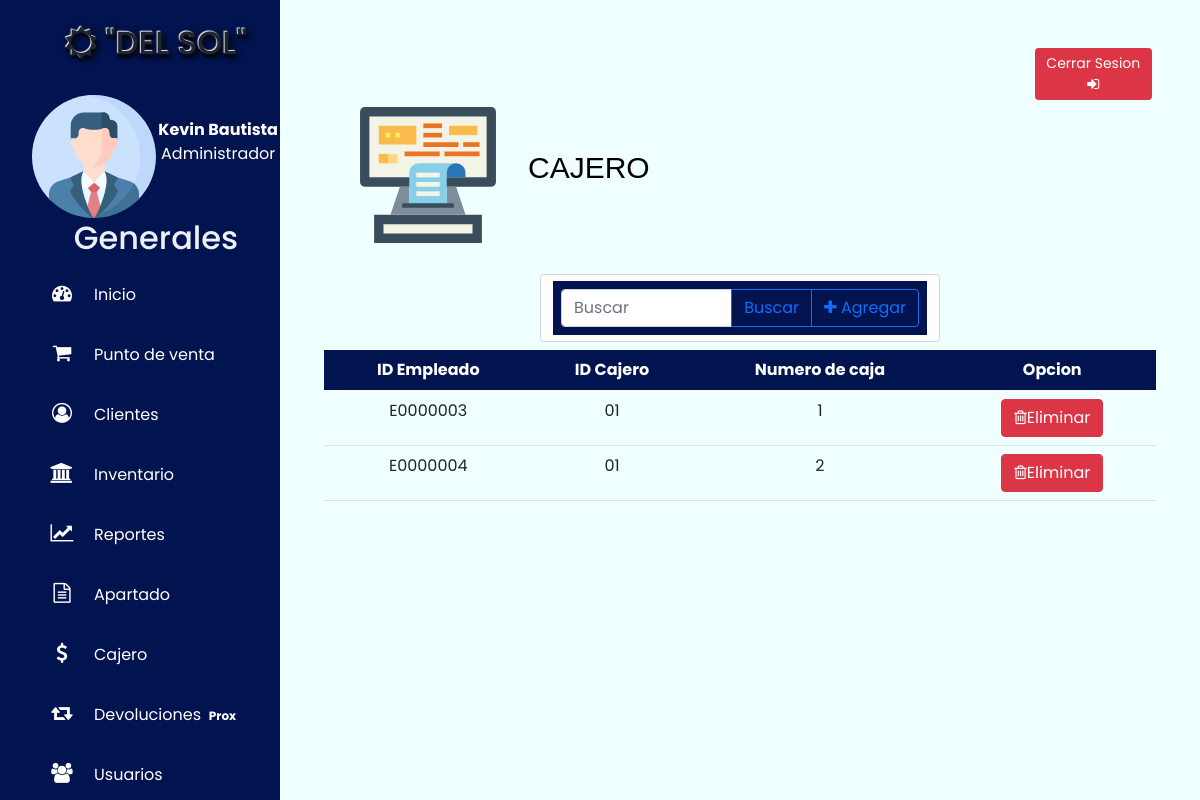
The app's page /src/vista/caja-admin.php (signed in) with its own data.
### tables this page shows
CREATE TABLE `cajero` (
  `id_empleado` varchar(8) NOT NULL,
  `id_cajero` varchar(2) NOT NULL,
  `num_caja` int DEFAULT NULL,
  PRIMARY KEY (`id_empleado`,`id_cajero`),
  CONSTRAINT `cajero_ibfk_1` FOREIGN KEY (`id_empleado`) REFERENCES `empleado` (`id_empleado`)
);

### src/modelo/Conexion.php (called while the page is built, shortened)
<?php
	class Conexion{
		private $conexion;
		public function __construct($servidor, $bd, $usuario, $password){
			$this->conexion=mysqli_connect($servidor,$usuario,$password,$bd);
			$selBD = mysqli_select_db($this->conexion,$bd);
		}
		public function ejecutar($query){
			return mysqli_query($this->conexion,$query);
		}
	}
?>

### src/modelo/Data.php (called while the page is built, shortened)
<?php
require_once "Conexion.php";
require_once "Cajero.php";
class Data{
    private $con;
    public function __construct(){
        $this->con = new Conexion("localhost","zapateriadelsol","pma","hola0123456");
    }
    public function getCajeros(){
        $cajeros = array();
        $query = "SELECT * FROM cajero";
        $res = $this->con->ejecutar($query);
        while($reg = mysqli_fetch_array($res)){
            $c = new Cajero($reg[0],$reg[1],$reg[2]);
            array_push($cajeros,$c);
        }
        return $cajeros;
    }
}
?>

### src/modelo/Cajero.php (called while the page is built)
<?php
class Cajero{
    private $ide;
    private $idc;
    private $numcaja;
    public function __construct($ide, $idc, $numcaja){
        $this->ide = $ide;
        $this->idc = $idc;
        $this->numcaja = $numcaja;
    }
    public function getIdEmpleado(){
        return $this->ide;
    }
    public function getIdCajero(){
        return $this->idc;
    }
    public function getNumCaja(){
        return $this->numcaja;
    }
}
?>

### src/vista/caja-admin.php (the view, shortened to what this page needs)
<?php
    include "../modelo/Data.php";
    $d=new Data();
?>
<!DOCTYPE html>
<html>
<head>
    <link href="https://cdn.jsdelivr.net/npm/bootstrap@5.0.0-beta3/dist/css/bootstrap.min.css" rel="stylesheet">
    <link rel="stylesheet" href="https://cdnjs.cloudflare.com/ajax/libs/font-awesome/4.7.0/css/font-awesome.css" />
    <link rel="stylesheet" type="text/css" href="../Style/Acaja.css">
    <link rel="stylesheet" href="//malihu.github.io/custom-scrollbar/jquery.mCustomScrollbar.min.css">
</head>
<body >
    <div class="wrapper">
     <?php include "menulateral.php"; ?>
     <div class="main_content container-responsive">
            <div class="cuerpo" style="">
               <div class="container p-5">
                <div class="row">
                    <div class="col-12 col-sm-10"></div>
                    <div class="sesion col-12 col-sm-2 "><a href="../controlador/salir.php">
                        <span class=" btn btn-danger btn-sm" type="submit"> Cerrar Sesion
                            <i class="fa fa-sign-in" aria-hidden="true"></i>
                        </span></a>
                    </div>
                    <div class=" col-12">
                        <img src="../imgZ/caja.svg" class="imgR" width="200" height="150" alt="avatar">
                        <p><br>CAJERO</p>
                    </div>
                    <div class="col-12 col-md-3"></div>
                    <div class="col-12 col-md-6"><br>
                        <form action="buscarC.php" method="get" class="form-control">
                            <div class="responsive input-group">
                                <input type="text" name="busqueda" class="form-control" placeholder="Buscar">
                                <input type="submit"  class="input-group-addon btn btn-outline-primary " value="Buscar">
                                <a href="AgregarC.php" type="button" class=" btn btn-outline-primary " > <i class="fa fa-plus" aria-hidden="true"></i> Agregar </a>
                            </div>
                        </form>
                    </div>
                    <div class="col-12 col-md-3"></div>
                    <div class="table-responsive">
                        <table class="table table-hover">
                              <thead class="thead-dark">
                                <tr>
                                  <th scope="col">ID Empleado</th>
                                  <th scope="col">ID Cajero</th>
                                  <th scope="col">Numero de caja</th>
                                  <th scope="col">Opcion</th>
                                </tr>
                              </thead>
                              <tbody class="tcuerpo">
                                <?php
                                    $cajeros = $d->getCajeros();
                                    foreach($cajeros as $c){
                                    echo "<tr>";
                                    echo "<td class=\"ide\">".$c->getIdEmpleado()."</td>";
                                    echo "<td class=\"idc\">".$c->getIdCajero()."</td>";
                                    echo "<td class=\"numcaja\">".$c->getNumCaja()."</td>";
                                    echo "<td><button class=\"btn btn-danger\" onclick=\"eliminar(this)\" ><i class=\"fa fa-trash-o\" aria-hidden=\"true\"></i>Eliminar</button></td>";
                                    echo "</tr>";
                                    }
                              ?>
                              </tbody>
                            </table>
                    </div>
                </div>
            </div>
            </div>
        </div>
 </div>
</body>
</html>

### src/Style/Acaja.css (style rules this page uses)
* { margin: 0; padding: 0; box-sizing: border-box; font-family: 'Poppins', sans-serif; }
body { min-height: 100vh; background: #F0FFFF; }
.wrapper { width: 100%; }
.main_content { width: 500; margin-left: 280px; }
.imgR { float: left; }
p { font-family: Arial, Helvetica, Sans-serif; color: black; font-size: 30px; }
.input-group { background: #02144F; padding: 0.5em; }
.table-responsive { padding: 0.5em; width: 100%; height: 280px; overflow: scroll; }
.thead-dark { background: #02144F; color: #FFFFFF; text-align: center; }
.tcuerpo { text-align: center; }

### records on screen
cajero: id_empleado "E0000003", id_cajero "01", num_caja "1"
cajero: id_empleado "E0000004", id_cajero "01", num_caja "2"

### other values on screen
$_SESSION['Nombre'] "Kevin"
$_SESSION['Ape1'] "Bautista"
$_SESSION['puesto'] "Administrador"
